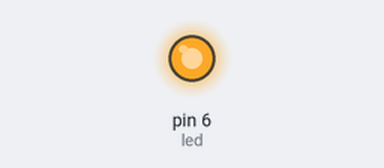
The sketch below on a simulated Arduino Uno, built with avr-gcc and run on an emulated ATmega328P. On the bench: output pins drawn as LEDs (lit = HIGH).

Above: at 0.15 s.
At 5.25 s:
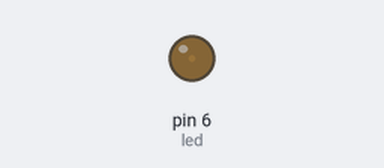
At 17.86 s:
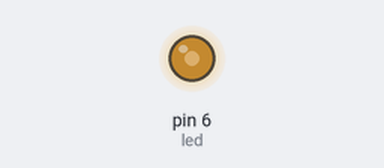
At 39.77 s:
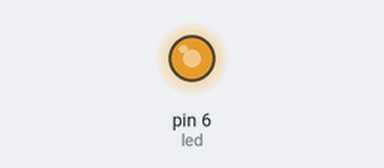
Timing chart, 0 to 40.0 s (numbered marks = the images above):
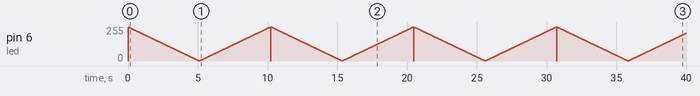

The sketch:

dimming_light.ino
```cpp
int led = 6;
int intensity = 255;
void setup() {
  // put your setup code here, to run once:
  pinMode(led,OUTPUT);
}
void loop() {
  // put your main code here, to run repeatedly:
  while(intensity !=0 ){
    analogWrite(led,intensity);
    delay(20);
    intensity = intensity-1;
    }
    while(intensity <= 255 && intensity >=0){
    analogWrite(led,intensity);
    delay(20);
    intensity = intensity + 1;
    }


}
```
